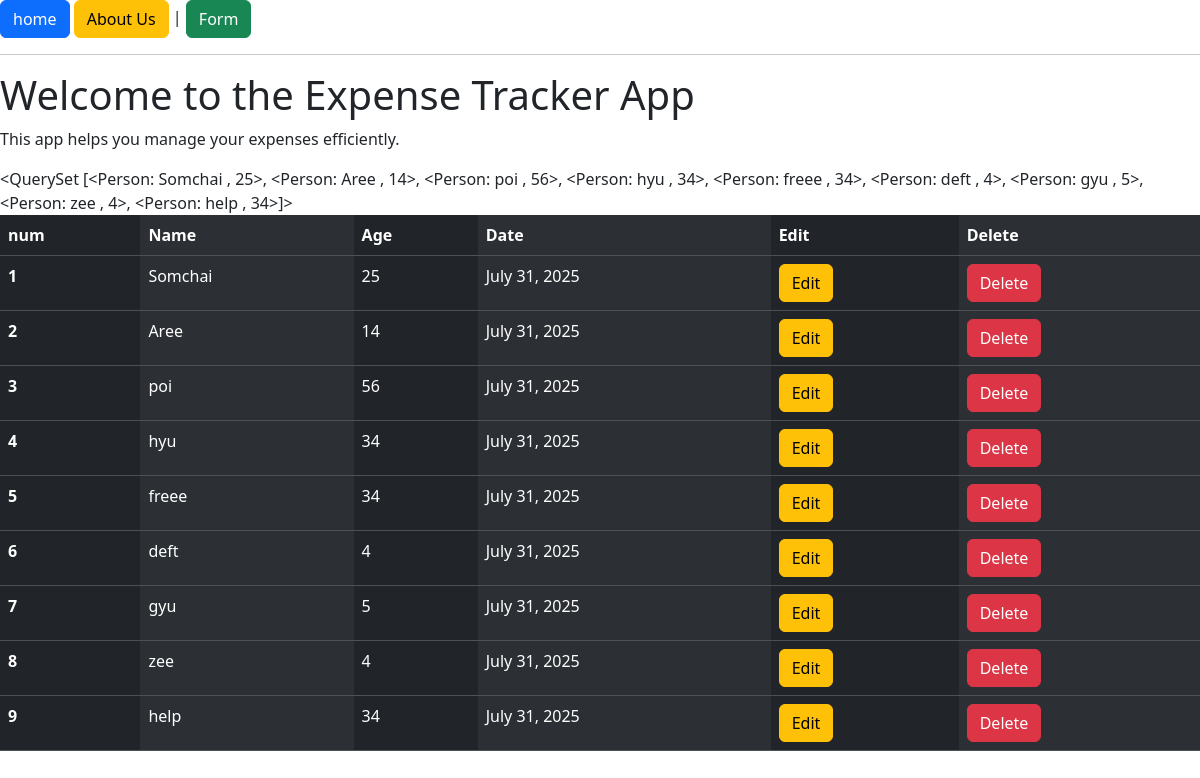
Before: / with the older database file.
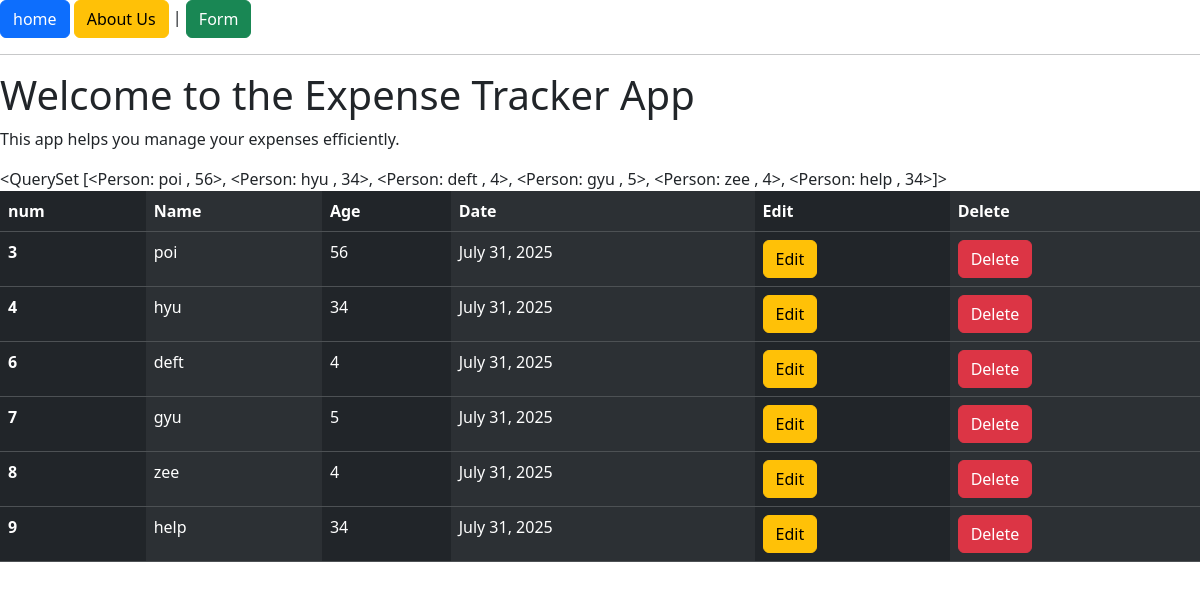
After: the same page with the newer database file.
### myapp/models.py (models this page shows)
class Person(models.Model):
    name = models.CharField(max_length=100)
    age = models.IntegerField()
    date = models.DateField(auto_now_add=True)
    def __str__(self):
        return self.name + " , " +str(self.age)

### myapp/views.py (the view)
# urls.py: path('', views.index),
def index(request):
    all_person = Person.objects.all()
    return render(request, "index.html",{"all_person":all_person})

### myapp/templates/index.html (shortened to what this page needs)
{% extends "base.html" %}
{% block content %}
<h1>Welcome to the Expense Tracker App</h1>
<p>This app helps you manage your expenses efficiently.</p>
{{all_person}}
<table class="table table-dark table-striped-columns ">
  <thead>
    <tr>
      <th scope="col">num</th>
      <th scope="col">Name</th>
      <th scope="col">Age</th>
      <th scope="col">Date</th>
      <th scope="col">Edit</th>
      <th scope="col">Delete</th>
    </tr>
  </thead>
  <tbody>
        {% for person in all_person %}
        <tr>
            <th scope="row">{{person.id}}</th>
            <td>{{person.name}}</td>
            <td>{{person.age}}</td>
            <td>{{person.date}}</td>
            <td><a href="edit/{{person.id}}" class="btn btn-warning">Edit</a></td>
            <td>
              <a href="delete/{{person.id}}"
              class="btn btn-danger"
              onclick="return confirm('Want to delete {{person.name}} ?')"
              >Delete</a>
            </td>
        </tr>
        {% endfor %}
    </tbody>
</table>
{% endblock %}

### myapp/templates/base.html (shortened to what this page needs)
<!DOCTYPE html>
<html lang="en">
<head>
    <link href="https://cdn.jsdelivr.net/npm/bootstrap@5.3.7/dist/css/bootstrap.min.css" rel="stylesheet">
</head>
<body>
    <a href="/" class = "btn btn-primary">home</a>
    <a href="/about" class = "btn btn-warning">About Us</a> |
    <a href="/form" class = "btn btn-success">Form</a>
    <hr>
    <div>
        {% block content %}{% endblock %}
    </div>
</body>
</html>

Changed rows visible on the page:
removed Person: name+age "<QuerySet [<Person: Somchai , 25>, <Person: Aree , 14>, <Person: poi , 56>, <Person: hyu , 34>, <Person: freee , 34>, <Person: deft , 4>, <Person: gyu , 5>, <Person: zee , 4>, <Person: help , 34>]>", id "1", name "Somchai", age "25", date "July 31, 2025"
removed Person: id "2", name "Aree", age "14", date "July 31, 2025"
removed Person: id "5", name "freee", age "34", date "July 31, 2025"
Other visible differences:
{{ all_person }}: "<QuerySet [<Person: Somchai , 25>, <Person: Aree , 14>, <Person: poi , 56>, <Person: hyu , 34>, <Person: freee , 34>, <Person: deft…" → "<QuerySet [<Person: poi , 56>, <Person: hyu , 34>, <Person: deft , 4>, <Person: gyu , 5>, <Person: zee , 4>, <Person: help , 34>]>"
